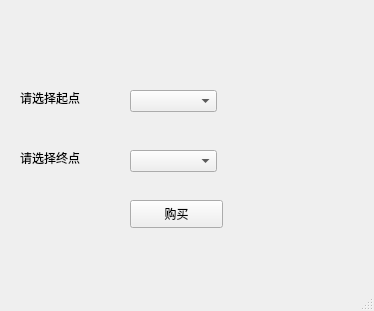
<?xml version="1.0" encoding="UTF-8"?>
<ui version="4.0">
 <class>MainWindow</class>
 <widget class="QMainWindow" name="MainWindow">
  <property name="geometry">
   <rect>
    <x>0</x>
    <y>0</y>
    <width>374</width>
    <height>311</height>
   </rect>
  </property>
  <property name="windowTitle">
   <string>MainWindow</string>
  </property>
  <widget class="QWidget" name="centralwidget">
   <widget class="QLabel" name="label">
    <property name="geometry">
     <rect>
      <x>20</x>
      <y>90</y>
      <width>81</width>
      <height>16</height>
     </rect>
    </property>
    <property name="text">
     <string>请选择起点</string>
    </property>
   </widget>
   <widget class="QLabel" name="label_2">
    <property name="geometry">
     <rect>
      <x>20</x>
      <y>150</y>
      <width>81</width>
      <height>16</height>
     </rect>
    </property>
    <property name="text">
     <string>请选择终点</string>
    </property>
   </widget>
   <widget class="QPushButton" name="pushButton">
    <property name="geometry">
     <rect>
      <x>130</x>
      <y>200</y>
      <width>93</width>
      <height>28</height>
     </rect>
    </property>
    <property name="text">
     <string>购买</string>
    </property>
   </widget>
   <widget class="QComboBox" name="comboBox">
    <property name="geometry">
     <rect>
      <x>130</x>
      <y>90</y>
      <width>87</width>
      <height>22</height>
     </rect>
    </property>
   </widget>
   <widget class="QComboBox" name="comboBox_4">
    <property name="geometry">
     <rect>
      <x>130</x>
      <y>150</y>
      <width>87</width>
      <height>22</height>
     </rect>
    </property>
   </widget>
  </widget>
  <widget class="QMenuBar" name="menubar">
   <property name="geometry">
    <rect>
     <x>0</x>
     <y>0</y>
     <width>374</width>
     <height>26</height>
    </rect>
   </property>
  </widget>
  <widget class="QStatusBar" name="statusbar"/>
 </widget>
 <resources/>
 <connections/>
</ui>
